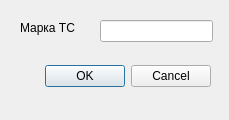
<?xml version="1.0" encoding="UTF-8"?>
<ui version="4.0">
 <class>Dialog</class>
 <widget class="QDialog" name="Dialog">
  <property name="geometry">
   <rect>
    <x>0</x>
    <y>0</y>
    <width>229</width>
    <height>120</height>
   </rect>
  </property>
  <property name="windowTitle">
   <string>Марка</string>
  </property>
  <widget class="QDialogButtonBox" name="buttonBox">
   <property name="geometry">
    <rect>
     <x>20</x>
     <y>60</y>
     <width>191</width>
     <height>32</height>
    </rect>
   </property>
   <property name="orientation">
    <enum>Qt::Horizontal</enum>
   </property>
   <property name="standardButtons">
    <set>QDialogButtonBox::Cancel|QDialogButtonBox::Ok</set>
   </property>
  </widget>
  <widget class="QLineEdit" name="lineEdit">
   <property name="geometry">
    <rect>
     <x>100</x>
     <y>20</y>
     <width>113</width>
     <height>22</height>
    </rect>
   </property>
  </widget>
  <widget class="QLabel" name="label">
   <property name="geometry">
    <rect>
     <x>20</x>
     <y>20</y>
     <width>61</width>
     <height>16</height>
    </rect>
   </property>
   <property name="text">
    <string>Марка ТС</string>
   </property>
  </widget>
 </widget>
 <resources/>
 <connections>
  <connection>
   <sender>buttonBox</sender>
   <signal>accepted()</signal>
   <receiver>Dialog</receiver>
   <slot>accept()</slot>
   <hints>
    <hint type="sourcelabel">
     <x>248</x>
     <y>254</y>
    </hint>
    <hint type="destinationlabel">
     <x>157</x>
     <y>274</y>
    </hint>
   </hints>
  </connection>
  <connection>
   <sender>buttonBox</sender>
   <signal>rejected()</signal>
   <receiver>Dialog</receiver>
   <slot>reject()</slot>
   <hints>
    <hint type="sourcelabel">
     <x>316</x>
     <y>260</y>
    </hint>
    <hint type="destinationlabel">
     <x>286</x>
     <y>274</y>
    </hint>
   </hints>
  </connection>
 </connections>
</ui>
